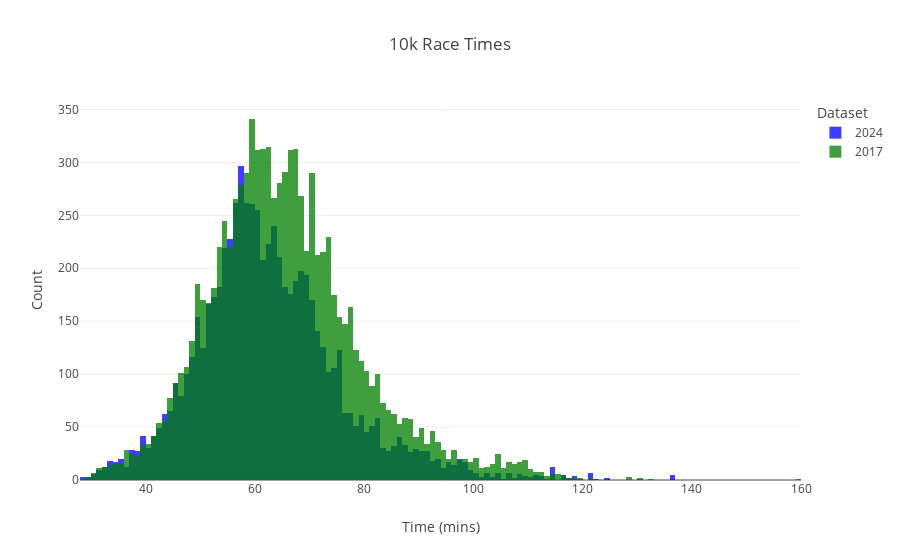

Write notebook code for a chart like this one.
### Code cell
fig = go.Figure()
fig.add_trace(
    go.Histogram(
        x=df_2024['race_data.381034.rt'],
        name='2024',
        marker_color='blue',

    )
)
fig.add_trace(
    go.Histogram(
        x=df_2017['race_data.168800.rt'],
        name='2017',
        marker_color='green',

    )
)
fig.update_traces(opacity=0.75)

fig.update_layout(
    barmode='overlay',
    title="10k Race Times",
    xaxis_title="Time (mins)",
    yaxis_title="Count",
    legend_title='Dataset'
)

fig.show()

### Figure 1 — Plotly figure (JSON) as saved in the notebook; plotly's stock layout.template omitted (floating-point values rounded to 4 significant figures; data arrays with more than 128 entries replaced by an {"elided": "..."} marker saying what was removed)
{"data": [{"marker": {"color": "blue"}, "name": "2024", "opacity": 0.75, "type": "histogram", "x": {"elided": "6899 float values"}}, {"marker": {"color": "green"}, "name": "2017", "opacity": 0.75, "type": "histogram", "x": {"elided": "9392 float values"}}], "layout": {"barmode": "overlay", "legend": {"title": {"text": "Dataset"}}, "title": {"text": "10k Race Times"}, "xaxis": {"title": {"text": "Time (mins)"}}, "yaxis": {"title": {"text": "Count"}}}}
